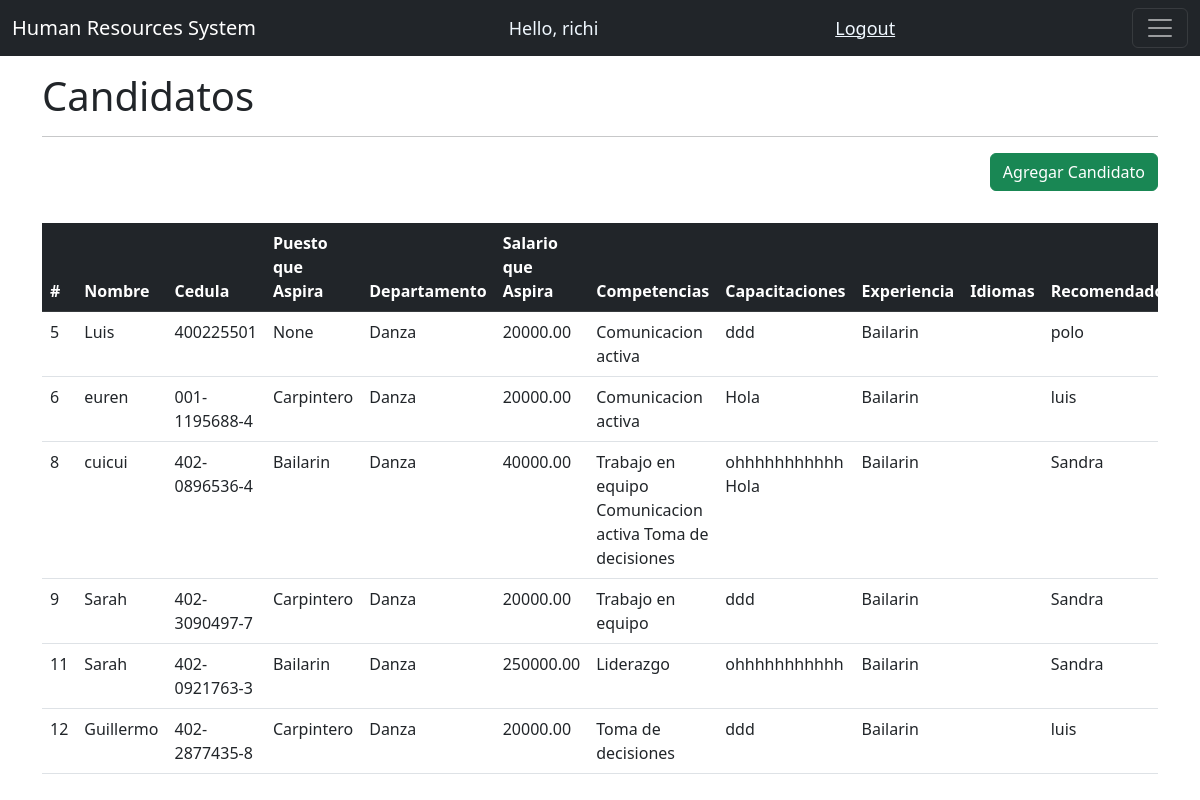
Page /candidatos/ (signed in) on the earlier database version.
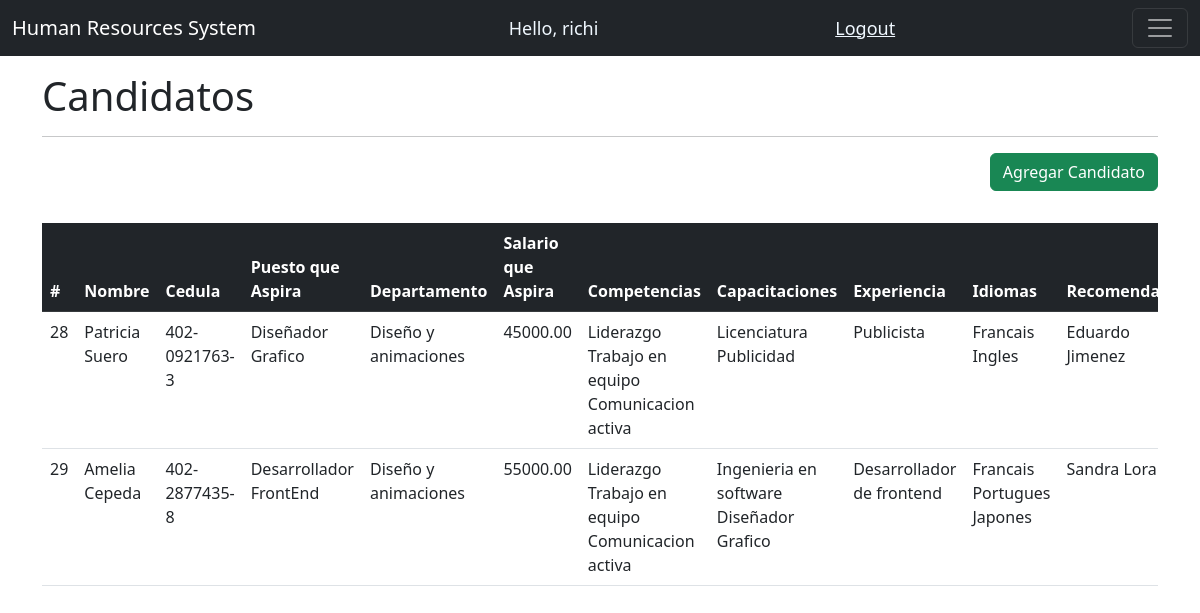
Same page on the later database version.
### system/models.py (models this page shows, shortened)
class Candidatos(models.Model):
    createdBy=models.ForeignKey(User, on_delete=models.CASCADE, null=True, editable=False)
    cedula=models.CharField(max_length=13, null=True, unique=True)
    nombre=models.CharField(max_length=75, null=True)
    puestoAspira=models.ForeignKey(Puestos, on_delete=models.CASCADE, null=True)
    departamento=models.CharField(max_length=50, null=True)
    salarioAspira=models.DecimalField(max_digits=10, decimal_places=2)
    principalesCompetencias=models.ManyToManyField(Competencia)
    principalesCapacitaciones=models.ManyToManyField(Capacitaciones)
    experienciaLaboral=models.ManyToManyField(ExperienciaLaboral)
    recomendadoPor=models.CharField(max_length=50)
    idioma=models.ManyToManyField(Idiomas)

class Competencia(models.Model):
    competencia=models.CharField(max_length=200, null=True)
    estado=models.BooleanField(default=False)

class Capacitaciones(models.Model):
    NIVEL = {
        ('Grado', 'Grado'),
        ('Postgrado', 'Postgrado'),
        ('Maestria', 'Maestria'),
        ('Tecnologo', 'Tecnologo'),
        ('Tecnico', 'Tecnico'),
        ('Gestion', 'Gestion')
    }
    createdBy=models.ForeignKey(User, on_delete=models.CASCADE, null=True, editable=False)
    capacitacion=models.CharField(max_length=75, null=True)
    descripcion=models.CharField(max_length=200, null=True)
    nivel=models.CharField(max_length=12, null=True, choices=NIVEL)
    fechaDesde=models.DateField(null=False)
    fechaHasta=models.DateField(null=False)
    institucion=models.CharField(max_length=50, null=True)

class ExperienciaLaboral(models.Model):
    createdBy=models.ForeignKey(User, on_delete=models.CASCADE, null=True, editable=False)
    empresa=models.CharField(max_length=50, null=True)
    puestoOcupado=models.CharField(max_length=75, null=True)
    fechaDesde=models.DateField(null=False)
    fechaHasta=models.DateField(null=False)
    salario=models.DecimalField(max_digits=10, decimal_places=2)

class Puestos(models.Model):
    NIVELRIESGO = {
        ('Alto', 'Alto'),
        ('Medio', 'Medio'),
        ('Bajo', 'Bajo')
    }
    puesto=models.CharField(max_length=50, null=True)
    nivelRiesgo=models.CharField(max_length=5, null=True, choices=NIVELRIESGO)
    nivelMinimoSalario=models.DecimalField(max_digits=10, decimal_places=2)
    nivelMaximoSalario=models.DecimalField(max_digits=10, decimal_places=2)
    estado=models.BooleanField(default=False)
    def __str__(self):
        return self.puesto

class Idiomas(models.Model):
    idioma=models.CharField(max_length=50, null=True, unique=True)
    estado=models.BooleanField(default=False)

### system/decorators.py (the view)
        def wrapper_func(request, *args, **kwargs):
            group = None
            if request.user.groups.exists():
                group = request.user.groups.all()[0].name
            if group in allowed_roles:
                return view_func(request, *args, **kwargs)
            else:
                return HttpResponse('No estas autorizado para ver esta pagina')

### system/views.py (called while the page is built)
@login_required(login_url='loginPage')
@allowed_users(allowed_roles=['admin', 'candidato'])
def candidatos(request):
    candidatos = Candidatos.objects.all()
    return render(request, 'system/candidatos.html', {'candidatos': candidatos})

### system/templates/system/candidatos.html (shortened to what this page needs)
{% extends 'system/main.html' %}
{% block content %}
<br>
<h1>Candidatos</h1>
<hr>
<div class="modal-footer">
    <a class="btn btn-success" href="{% url 'registrarCandidato' %}" role="button">Agregar Candidato</a>
    </div>
    <br>
    <div class="table-responsive py-2">
        <table class="table">
          <thead class="table-dark">
            <tr>
                <th scope="col">#</th>
                <th scope="col">Nombre</th>
                <th scope="col">Cedula</th>
                <th scope="col">Puesto que Aspira</th>
                <th scope="col">Departamento</th>
                <th scope="col">Salario que Aspira</th>
                <th scope="col">Competencias</th>
                <th scope="col">Capacitaciones</th>
                <th scope="col">Experiencia</th>
                <th scope="col">Idiomas</th>
                <th scope="col">Recomendado</th>
              </tr>
         </thead>
          <tbody>
            {% for i in candidatos %}
            <tr>
                <td>{{i.id}} </td>
                <td>{{i.nombre}} </td>
                <td>{{i.cedula}} </td>
                <td>
                  {{i.puestoAspira}}
                </td>
                <td>{{i.departamento}} </td>
                <td>{{i.salarioAspira}} </td>
                <td>
                  {% for i in i.principalesCompetencias.all %}
                  {{i.competencia}}
                  {% endfor %}
                </td>
                <td>{% for i in i.principalesCapacitaciones.all%}
                  {{i.capacitacion}}
                  {% endfor %}
                </td>
                <td>{% for i in i.experienciaLaboral.all %}
                  {{i.puestoOcupado}}
                  {% endfor %}
                </td>
                <td>{% for i in i.idioma.all%}
                  {{i.idioma}}
                  {% endfor %}
                </td>
                <td>{{i.recomendadoPor}} </td>
              </tr>
              {% endfor %}
          </tbody>
        </table>
{% endblock %}

Differences in the rows shown:
removed Candidatos: id "5", nombre "Luis", cedula "400225501", puestoAspira "None", departamento "Danza", salarioAspira "20000.00", recomendadoPor "polo", Competencia (competencia "Comunicacion activa")
removed Capacitaciones: capacitacion "ddd"
removed ExperienciaLaboral: puestoOcupado "Bailarin"
removed Candidatos: id "6", nombre "euren", cedula "001-1195688-4", puestoAspira "Carpintero", departamento "Danza", salarioAspira "20000.00", recomendadoPor "luis", Competencia (competencia "Comunicacion activa")
removed Capacitaciones: capacitacion "Hola"
removed Candidatos: id "8", nombre "cuicui", cedula "402-0896536-4", puestoAspira "Bailarin", departamento "Danza", salarioAspira "40000.00", recomendadoPor "Sandra", Competencia (competencia "Trabajo en equipo"), Competencia (competencia "Comunicacion activa")
no longer on this page (row unchanged): Competencia: competencia "Toma de decisiones"
removed Capacitaciones: capacitacion "ohhhhhhhhhhh"
removed Candidatos: id "9", nombre "Sarah", cedula "402-3090497-7", puestoAspira "Carpintero", departamento "Danza", salarioAspira "20000.00", recomendadoPor "Sandra", Competencia (competencia "Trabajo en equipo")
removed Capacitaciones: capacitacion "ddd", shown under "9"
removed Candidatos: id "11", nombre "Sarah", cedula "402-0921763-3", puestoAspira "Bailarin", departamento "Danza", salarioAspira "250000.00", recomendadoPor "Sandra", Competencia (competencia "Liderazgo")
removed Candidatos: id "12", nombre "Guillermo", cedula "402-2877435-8", puestoAspira "Carpintero", departamento "Danza", salarioAspira "20000.00", recomendadoPor "luis"
added Candidatos: id "28", nombre "Patricia Suero", cedula "402-0921763-3", puestoAspira "Diseñador Grafico", departamento "Diseño y animaciones", salarioAspira "45000.00", recomendadoPor "Eduardo Jimenez", Competencia (competencia "Liderazgo"), Competencia (competencia "Trabajo en equipo"), Competencia (competencia "Comunicacion activa")
added Capacitaciones: capacitacion "Licenciatura Publicidad", shown under "28"
added ExperienciaLaboral: puestoOcupado "Publicista", shown under "28"
now on this page (row unchanged): Idiomas: idioma "Francais"
added Idiomas: idioma "Ingles", shown under "28"
added Candidatos: id "29", nombre "Amelia Cepeda", cedula "402-2877435-8", puestoAspira "Desarrollador FrontEnd", departamento "Diseño y animaciones", salarioAspira "55000.00", recomendadoPor "Sandra Lora", Competencia (competencia "Liderazgo"), Competencia (competencia "Trabajo en equipo"), Competencia (competencia "Comunicacion activa")
added Capacitaciones: capacitacion "Ingenieria en software", shown under "29"
added Capacitaciones: capacitacion "Diseñador Grafico", shown under "29"
added ExperienciaLaboral: puestoOcupado "Desarrollador de frontend", shown under "29"
now on this page (row unchanged): Idiomas: idioma "Portugues", shown under "29"
now on this page (row unchanged): Idiomas: idioma "Japones", shown under "29"
